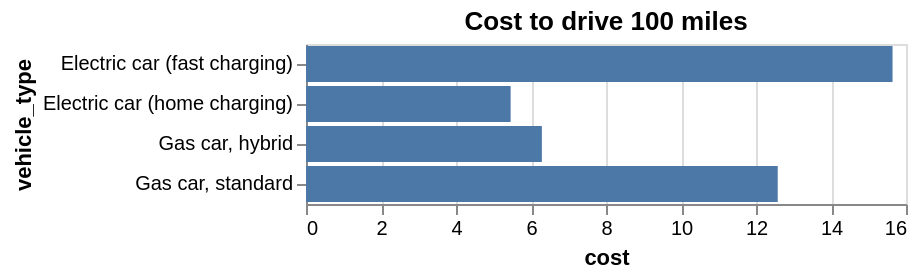

The notebook cell this image was saved under:
### Markdown cell above
### Checkpoint 1: Basic horizontal bar chart with a title

Create a basic horizontal bar chart showing vehicle types and costs. Your chart should show horizontal bars with the title, but won't have colors, labels or correct order yet

### Code cell
# TODO: Create a basic horizontal bar chart with a title
# Map vehicle cost to x axis and vehicle type to y axis
# Specify data types for encodings
# Add the title
# Create a basic horizontal bar chart
chart = alt.Chart(viz_data).mark_bar().encode(
    x='cost:Q',           # Quantitative data type for numerical values
    y='vehicle_type:N'    # Nominal data type for categorical labels
).properties(
    title='Cost to drive 100 miles'
)

chart.display()

### Figure 1 — Vega-Lite specification as saved in the notebook (floating-point values rounded to 4 significant figures)
{"config": {"view": {"continuousWidth": 300, "continuousHeight": 300}}, "data": {"name": "data-7bda8b2e114ab2ce6e88943cf463a6bc"}, "mark": {"type": "bar"}, "encoding": {"x": {"field": "cost", "type": "quantitative"}, "y": {"field": "vehicle_type", "type": "nominal"}}, "title": "Cost to drive 100 miles", "$schema": "https://vega.github.io/schema/vega-lite/v6.1.0.json", "datasets": {"data-7bda8b2e114ab2ce6e88943cf463a6bc": [{"vehicle_type": "Electric car (home charging)", "cost": 5.457, "category": "electric"}, {"vehicle_type": "Gas car, hybrid", "cost": 6.29, "category": "gas"}, {"vehicle_type": "Gas car, standard", "cost": 12.58, "category": "gas"}, {"vehicle_type": "Electric car (fast charging)", "cost": 15.64, "category": "electric"}]}}
